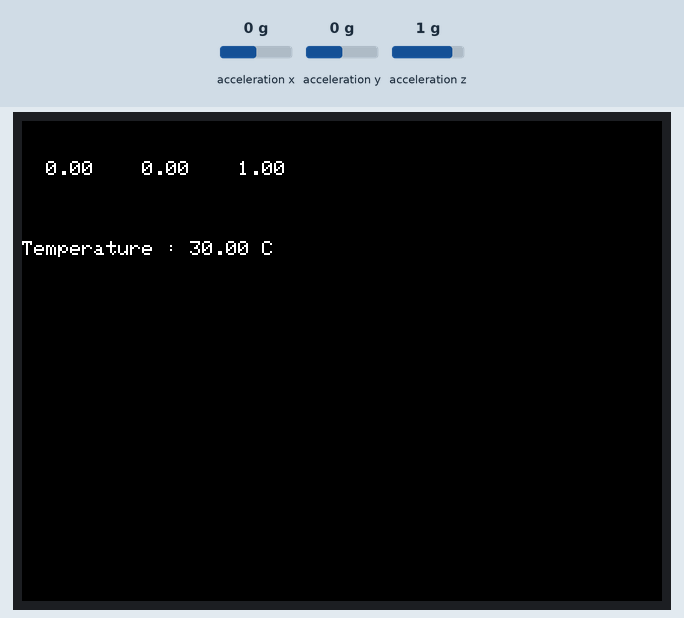
The sketch below on a simulated ESP32. On the bench: 320×240 colour display. The test bench sets the inputs (shaded band); at power-on: acceleration x 0 g, acceleration y 0 g, acceleration z 1 g.

Above: at 1.4 s.
1.5 s: acceleration x set to -1.4 g
3.2 s: acceleration y set to -1.4 g
At 4.4 s:
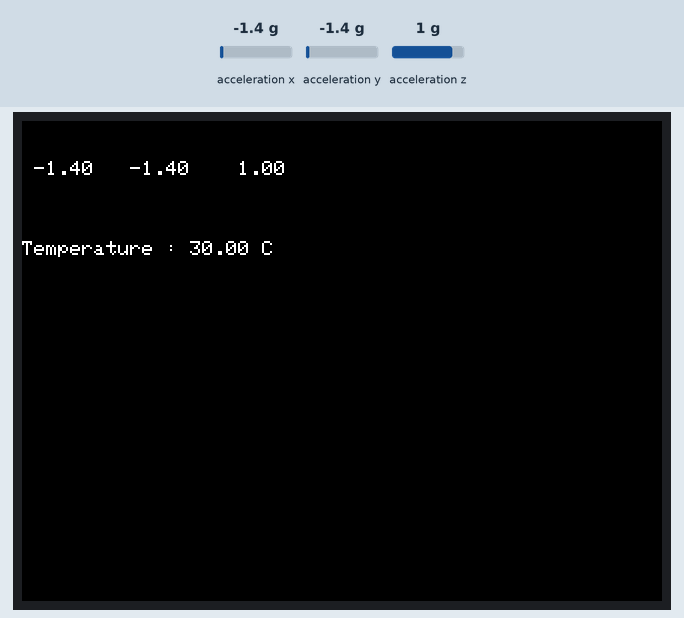
4.7 s: acceleration z set to -1.4 g
6.2 s: acceleration x set to -0.8 g
Timing chart, 0 to 8.7 s (numbered marks = the images above; inputs shaded):
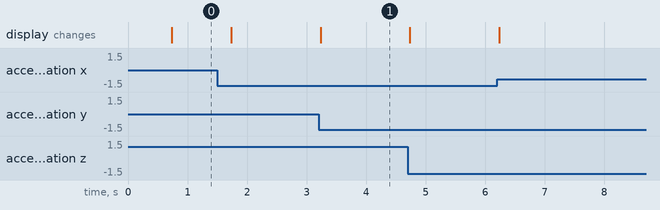

Measured:
- after the input at 3.2 s, the display: changes at once (image 1)

The sketch:

step_01.ino
```cpp
#define M5STACK_MPU6886
// #define M5STACK_MPU9250
// #define M5STACK_MPU6050
// #define M5STACK_200Q

#include <M5Stack.h>

float accX = 0.0F;
float accY = 0.0F;
float accZ = 0.0F;
float temp = 0.0F;


// Ticker
#include <Ticker.h>

Ticker tickerMeasure;

void displaySensorData(){

  M5.IMU.getAccelData(&accX,&accY,&accZ);
  M5.IMU.getTempData(&temp);

  M5.Lcd.setTextSize(1);
  M5.Lcd.setCursor(0, 20);
  M5.Lcd.printf(" %5.2f   %5.2f   %5.2f   ", accX, accY, accZ);
  M5.Lcd.setCursor(0, 60);
  M5.Lcd.printf("Temperature : %.2f C", temp);

  yield();

}

void setup() {

  // Initialize the M5Stack object
  M5.begin();
  M5.Power.begin();

  // Initialize IMU
  M5.IMU.Init();

  M5.Lcd.setTextSize(1);
  M5.Lcd.setTextColor(TFT_WHITE, TFT_BLACK);
  M5.Lcd.fillScreen(TFT_BLACK);


  tickerMeasure.attach_ms(500, displaySensorData);

}

void loop() {

}
```
